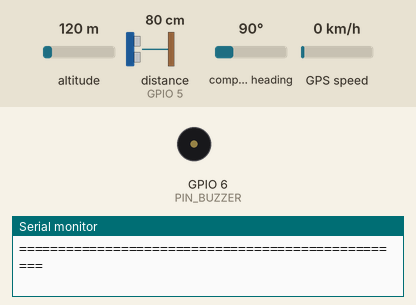
Simulated run of this sketch. Board: ESP32-S3. Shown: buzzer (waves = sounding), the last lines printed to the serial monitor. Wiring (inferred from the names in the program): ultrasonic range finder: trigger GPIO 4; echo GPIO 5. The inputs (shaded band) are chosen by the test bench; at power-on: distance to the obstacle (sensor on GPIO 5) 80 cm, altitude 120 m, compass heading 90°, GPS speed 0 km/h. The echo pulse lasts 58.3 µs per cm; the GPS gets a fix after 3 s at 37.7749, -122.4194 with 8 satellites; nothing arrives over Bluetooth unless stated; a phone connects over Bluetooth LE 3 s after start.

Above: at 2.2 s.
2.3 s: distance to the obstacle (sensor on GPIO 5) set to 2 cm
At 3.0 s:
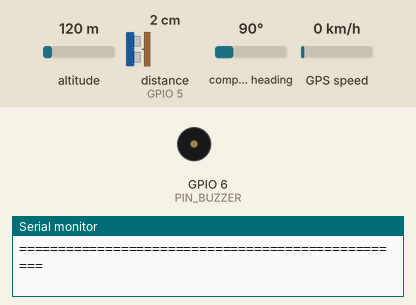
5.8 s: distance to the obstacle (sensor on GPIO 5) set to 60 cm
At 6.14 s:
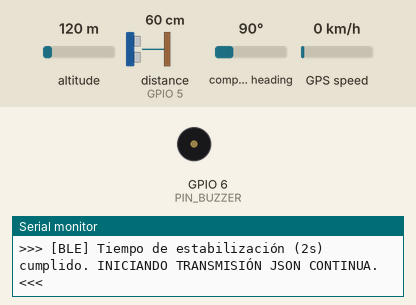
Timing chart, 0 to 15.3 s (numbered marks = the images above; inputs shaded):
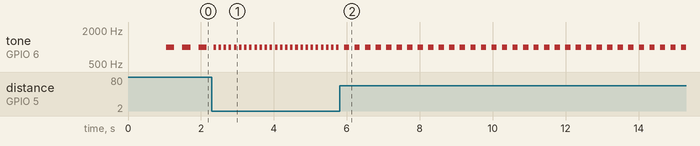

The sketch:

pathsense_esp32.ino
```cpp
#include "TinyGPS++.h"
#include "BLEDevice.h"
#include "BLEServer.h"
#include "BLEUtils.h"
#include "BLE2902.h"
#include "esp_mac.h"

// =====================================================
// PINES DE HARDWARE (ESP32-S3)
// =====================================================
const int PIN_TRIG   = 4;   // Trigger del sensor de ultrasonido
const int PIN_ECHO   = 5;   // Echo del sensor de ultrasonido
const int PIN_BUZZER = 6;   // Zumbador / Altavoz activo

const int PIN_GPS_RX = 18;  // Conectado al TXD del módulo GPS
const int PIN_GPS_TX = 17;  // Conectado al RXD del módulo GPS

// =====================================================
// CONFIGURACIÓN DE TIEMPOS Y UMBRALES
// =====================================================
const float DISTANCIA_MAX_CM = 150.0;             // Detección inicia a 1.50 m
const float DISTANCIA_MIN_CM = 40.0;              // Alerta máxima a 40 cm

const unsigned long INTERVALO_ULTRASONICO = 100;  // Muestreo rápido cada 100 ms
const unsigned long INTERVALO_ENVIO_JSON  = 1500; // Envío a la App cada 1.5 s

const int FRECUENCIA_TONO = 1000;                 // Tono suave (1000 Hz)

// =====================================================
// OPCIÓN B: UUIDs PROPIOS DEL FIRMWARE
// =====================================================
String bleDeviceName = "";
String deviceID      = "";

#define SERVICE_UUID "4fa1c000-1853-4d89-93db-08801990c98a"
#define TX_UUID      "d804b643-0c48-433b-8517-38f328909d93"
#define RX_UUID      "dcba4321-4321-4321-4321-ba0987654321"

// Objetos de control
TinyGPSPlus gps;
HardwareSerial SerialGPS(1);

BLEServer *servidorBLE = nullptr;
BLECharacteristic *txBLE = nullptr;
BLECharacteristic *rxBLE = nullptr;

// Control de estados internos
bool bluetoothConectado = false;
bool listoParaTransmitir = false; // Controla la pausa inicial de 2 segundos
float distanciaActual = -1.0;
bool estadoPanico = false;
unsigned long contadorSecuencia = 0;

unsigned long ultimaMedicionUltrasonico = 0;
unsigned long ultimoEnvioJSON = 0;
unsigned long tiempoConexionBLE = 0;

// Variables de temporización no bloqueante para el zumbador
unsigned long ultimoCambioBuzzer = 0;
bool estadoBuzzerEncendido = false;

// Generar nomenclatura única utilizando la MAC del chip
void generarNomenclatura() {
  uint8_t mac[6];
  esp_read_mac(mac, ESP_MAC_WIFI_STA);
  char sufijoMac[5];
  snprintf(sufijoMac, sizeof(sufijoMac), "%02X%02X", mac[4], mac[5]);
  bleDeviceName = "PS-V1P-" + String(sufijoMac);
  deviceID      = "PS-BST-V1P-" + String(sufijoMac);
}

// Lectura del sensor de distancia
float medirDistancia() {
  digitalWrite(PIN_TRIG, LOW);
  delayMicroseconds(2);
  digitalWrite(PIN_TRIG, HIGH);
  delayMicroseconds(10);
  digitalWrite(PIN_TRIG, LOW);

  unsigned long duracion = pulseIn(PIN_ECHO, HIGH, 12000);
  if (duracion == 0) return -1.0;
  return (duracion * 0.0343) / 2.0;
}

// Lógica de pitido progresivo sin bloquear el programa
void actualizarBuzzerProgresivo() {
  unsigned long ahora = millis();

  if (distanciaActual <= 0.0 || distanciaActual > DISTANCIA_MAX_CM) {
    noTone(PIN_BUZZER);
    digitalWrite(PIN_BUZZER, LOW);
    estadoBuzzerEncendido = false;
    return;
  }

  float d = distanciaActual;
  if (d < DISTANCIA_MIN_CM) d = DISTANCIA_MIN_CM;

  unsigned long intervaloBip = map((long)d, (long)DISTANCIA_MIN_CM, (long)DISTANCIA_MAX_CM, 70, 500);

  if (ahora - ultimoCambioBuzzer >= intervaloBip) {
    ultimoCambioBuzzer = ahora;
    estadoBuzzerEncendido = !estadoBuzzerEncendido;

    if (estadoBuzzerEncendido) {
      tone(PIN_BUZZER, FRECUENCIA_TONO);
    } else {
      noTone(PIN_BUZZER);
    }
  }
}

// Manejador estricto de eventos de conexión y desconexión BLE
class ServidorCallbacks : public BLEServerCallbacks {
  void onConnect(BLEServer *server) override {
    bluetoothConectado = true;
    listoParaTransmitir = false; // Bloquear envíos inmediatos
    contadorSecuencia = 0;       // REINICIO DE SECUENCIA A ZERO EN CADA NUEVA CONEXIÓN
    tiempoConexionBLE = millis(); // Registrar la hora exacta de conexión

    uint16_t connId = server->getConnId();

    Serial.println("\n==================================================");
    Serial.println("  [BLE] ¡DISPOSITIVO MÓVIL VINCULADO CON ÉXITO!");
    Serial.print("  [BLE] Conectado a ID interno BLE : ");
    Serial.println(connId);
    Serial.print("  [BLE] Dispositivo Local          : ");
    Serial.println(bleDeviceName);
    Serial.println("  [BLE] Secuencia reiniciada a 0.");
    Serial.println("  [BLE] Esperando 2 segundos de estabilización GATT...");
    Serial.println("==================================================");
  }

  void onDisconnect(BLEServer *server) override {
    bluetoothConectado = false;
    listoParaTransmitir = false;

    Serial.println("\n==================================================");
    Serial.println("  [BLE] Dispositivo móvil DESCONECTADO.");
    Serial.println("  [BLE] Transmisión JSON DETENIDA.");
    Serial.print("  [BLE] Anunciándose por Bluetooth como: ");
    Serial.println(bleDeviceName);
    Serial.println("  [BLE] Estado: ESPERANDO NUEVA VINCULACIÓN...");
    Serial.println("==================================================");

    delay(200);
    BLEDevice::startAdvertising(); // Reiniciar publicidad BLE
  }
};

// Enviar trama JSON a la App únicamente cuando hay conexión activa y se cumplió la espera de 2s
void enviarTramaJSON() {
  if (!bluetoothConectado || !listoParaTransmitir) return;

  contadorSecuencia++;

  bool gpsValido = gps.location.isValid();
  double latitud  = gpsValido ? gps.location.lat() : 0.0;
  double longitud = gpsValido ? gps.location.lng() : 0.0;
  double altitud  = gps.altitude.isValid() ? gps.altitude.meters() : 0.0;
  int satelites   = gps.satellites.isValid() ? gps.satellites.value() : 0;

  String json = "{";
  json += "\"seq\":" + String(contadorSecuencia) + ",";
  json += "\"id\":\"" + deviceID + "\",";
  json += "\"nombre\":\"" + bleDeviceName + "\",";
  json += "\"bateria\":\"N/A\",";
  json += "\"ubicacion\":{";
  json += "\"lat\":" + String(latitud, 6) + ",";
  json += "\"lng\":" + String(longitud, 6) + ",";
  json += "\"alt\":" + String(altitud, 1) + ",";
  json += "\"sat\":" + String(satelites) + ",";
  json += "\"fix\":" + String(gpsValido ? "true" : "false");
  json += "},";
  json += "\"panico\":" + String(estadoPanico ? "true" : "false");
  json += "}";

  txBLE->setValue(json.c_str());
  txBLE->notify();

  Serial.print("[TX BLE -> App] ");
  Serial.println(json);
}

void setup() {
  Serial.begin(115200);
  delay(1000);

  Serial.println("\n==================================================");
  Serial.println("        PATHSENSE - SISTEMA INICIALIZADO          ");
  Serial.println("==================================================");

  pinMode(PIN_TRIG, OUTPUT);
  pinMode(PIN_ECHO, INPUT);
  pinMode(PIN_BUZZER, OUTPUT);
  digitalWrite(PIN_TRIG, LOW);

  noTone(PIN_BUZZER);
  digitalWrite(PIN_BUZZER, LOW);

  generarNomenclatura();

  // Inicializar GPS en GPIO 18/17
  SerialGPS.begin(9600, SERIAL_8N1, PIN_GPS_RX, PIN_GPS_TX);

  // Configuración BLE
  BLEDevice::init(bleDeviceName.c_str());
  BLEDevice::setMTU(512);

  servidorBLE = BLEDevice::createServer();
  servidorBLE->setCallbacks(new ServidorCallbacks());

  BLEService *servicio = servidorBLE->createService(SERVICE_UUID);

  txBLE = servicio->createCharacteristic(
            TX_UUID,
            BLECharacteristic::PROPERTY_READ   |
            BLECharacteristic::PROPERTY_NOTIFY |
            BLECharacteristic::PROPERTY_INDICATE
          );

  BLE2902 *pDescriptor = new BLE2902();
  pDescriptor->setNotifications(true);
  txBLE->addDescriptor(pDescriptor);

  rxBLE = servicio->createCharacteristic(
            RX_UUID,
            BLECharacteristic::PROPERTY_WRITE | BLECharacteristic::PROPERTY_WRITE_NR
          );

  servicio->start();

  BLEAdvertising *advertising = BLEDevice::getAdvertising();
  advertising->addServiceUUID(SERVICE_UUID);
  advertising->setScanResponse(true);
  BLEDevice::startAdvertising();

  Serial.println("--------------------------------------------------");
  Serial.print("  [BLE] Anunciándose por Bluetooth como: ");
  Serial.println(bleDeviceName);
  Serial.print("  [BLE] Identificador Único del Bastón : ");
  Serial.println(deviceID);
  Serial.println("  [BLE] Estado: ESPERANDO VINCULACIÓN CON LA APP...");
  Serial.println("==================================================\n");
}

void loop() {
  // 1. Decodificación de datos GPS
  while (SerialGPS.available() > 0) {
    gps.encode(SerialGPS.read());
  }

  unsigned long ahora = millis();

  // Diagnóstico serie si el GPS no envía datos
  if (millis() > 5000 && gps.charsProcessed() < 10) {
    static unsigned long ultimoAviso = 0;
    if (ahora - ultimoAviso >= 4000) {
      Serial.println("[Aviso GPS] No entran caracteres. Confirma: GPS TXD -> ESP32 GPIO 18 y GPS RXD -> ESP32 GPIO 17.");
      ultimoAviso = ahora;
    }
  }

  // 2. Control de tiempo de espera inicial de 2 segundos tras conectar BLE
  if (bluetoothConectado && !listoParaTransmitir) {
    if (ahora - tiempoConexionBLE >= 2000) { // Pasar 2 segundos exactos
      listoParaTransmitir = true;
      Serial.println("\n>>> [BLE] Tiempo de estabilización (2s) cumplido. INICIANDO TRANSMISIÓN JSON CONTINUA. <<<\n");
    }
  }

  // 3. Medir ultrasonido
  if (ahora - ultimaMedicionUltrasonico >= INTERVALO_ULTRASONICO) {
    distanciaActual = medirDistancia();
    ultimaMedicionUltrasonico = ahora;
  }

  // 4. Control del zumbador progresivo
  actualizarBuzzerProgresivo();

  // 5. Transmitir JSON a la App
  if (ahora - ultimoEnvioJSON >= INTERVALO_ENVIO_JSON) {
    enviarTramaJSON();
    ultimoEnvioJSON = ahora;
  }
}
```

Measured:
- after the input at 2.3 s, tone on GPIO 6 (PIN_BUZZER): alternates 1000 Hz for 0.07 s and silent for 0.07 s, starting after 0.12 s
- after the input at 5.8 s, tone on GPIO 6 (PIN_BUZZER): alternates 1000 Hz for 0.14 s and silent for 0.14 s, starting after 0.13 s
- by itself, tone on GPIO 6 (PIN_BUZZER): alternates 1000 Hz for 0.22 s and silent for 0.22 s
